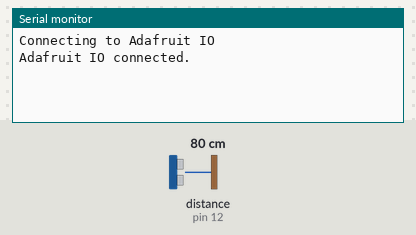
The sketch below on a simulated Arduino Uno, built with avr-gcc and run on an emulated ATmega328P. Parts: the last lines printed to the serial monitor. Inputs (shaded band) come from the test bench; at power-on: distance to the obstacle (sensor on pin 12) 80 cm. The echo pulse lasts 58.3 µs per cm.

Above: at 2.7 s.
2.8 s: distance to the obstacle (sensor on pin 12) set to 2 cm
At 2.97 s:
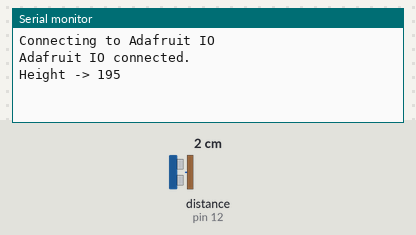
4.7 s: distance to the obstacle (sensor on pin 12) set to 4 cm
At 4.7 s:
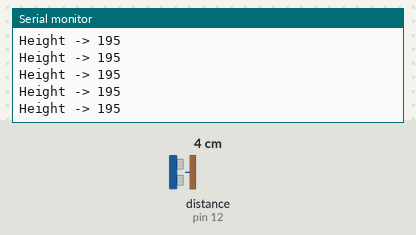

Measured:
- after the input at 2.8 s, the serial monitor: prints a new line after 0.07 s (image 1)

The sketch:

Read_Ultrasonic_Values.ino
```cpp
//Take a reading from an Ultrasonic sensor and post it to Adafruit.IO
//November 2016 - Afrooz Samaei

#include "config.h"
#include <NewPing.h>

#define TRIGGER_PIN  14  // Feather pin tied to trigger pin on the ultrasonic sensor.
#define ECHO_PIN     12  // Feather pin tied to echo pin on the ultrasonic sensor.
#define MAX_DISTANCE 200 // Maximum distance we want to ping for (in centimeters). Maximum sensor distance is rated at 400-500cm.


int sensorVal;          //variable to hold the value from the sensor
int height;
int floorToTop = 197;   //Height of the booth

NewPing sonar(TRIGGER_PIN, ECHO_PIN, MAX_DISTANCE); // NewPing setup of pins and maximum distance.

// set up the 'distVal' feed
AdafruitIO_Feed *distVal = io.feed("distVal");

void setup() {

  // start the serial connection
  Serial.begin(115200);

  // wait for serial monitor to open
  while (! Serial);

  Serial.print("Connecting to Adafruit IO");

  // connect to io.adafruit.com
  io.connect();

  // wait for a connection
  while (io.status() < AIO_CONNECTED) {
    Serial.print(".");
    delay(500);
  }

  // we are connected
  Serial.println();
  Serial.println(io.statusText());

}

void loop() {

  // io.run(); is required for all sketches.
  // it should always be present at the top of your loop
  // function. it keeps the client connected to
  // io.adafruit.com, and processes any incoming data.
  io.run();

  //getValue from Sensor
  sensorVal = sonar.ping_cm();

  if (sensorVal < 50 && sensorVal > 0) //check if someone is standing in the booth
  {
    height = floorToTop - sensorVal;
    // save height to the 'distVal' feed on Adafruit IO
    distVal->save(height);

    //print the value to the serial monitor so you can check if its working
    Serial.print("Height -> ");
    Serial.println(height);

  }

}
```

config.h
```cpp
/************************ Adafruit IO Config *******************************/

// visit io.adafruit.com if you need to create an account,
// or if you need your Adafruit IO key.
#define IO_USERNAME    ""
#define IO_KEY         ""

/******************************* WIFI **************************************/

// the AdafruitIO_WiFi client will work with the following boards:
//   - HUZZAH ESP8266 Breakout -> https://www.adafruit.com/products/2471
//   - Feather HUZZAH ESP8266 -> https://www.adafruit.com/products/2821
//   - Feather M0 WiFi -> https://www.adafruit.com/products/3010
//   - Feather WICED -> https://www.adafruit.com/products/3056

#define WIFI_SSID       "ocadu-embedded"
#define WIFI_PASS       "internetofthings"

// comment out the following two lines if you are using fona or ethernet
#include "AdafruitIO_WiFi.h"
AdafruitIO_WiFi io(IO_USERNAME, IO_KEY, WIFI_SSID, WIFI_PASS);


/******************************* FONA **************************************/

// the AdafruitIO_FONA client will work with the following boards:
//   - Feather 32u4 FONA -> https://www.adafruit.com/product/3027

// uncomment the following two lines for 32u4 FONA,
// and comment out the AdafruitIO_WiFi client in the WIFI section
// #include "AdafruitIO_FONA.h"
// AdafruitIO_FONA io(IO_USERNAME, IO_KEY);


/**************************** ETHERNET ************************************/

// the AdafruitIO_Ethernet client will work with the following boards:
//   - Ethernet FeatherWing -> https://www.adafruit.com/products/3201

// uncomment the following two lines for ethernet,
// and comment out the AdafruitIO_WiFi client in the WIFI section
// #include "AdafruitIO_Ethernet.h"
// AdafruitIO_Ethernet io(IO_USERNAME, IO_KEY);
```
